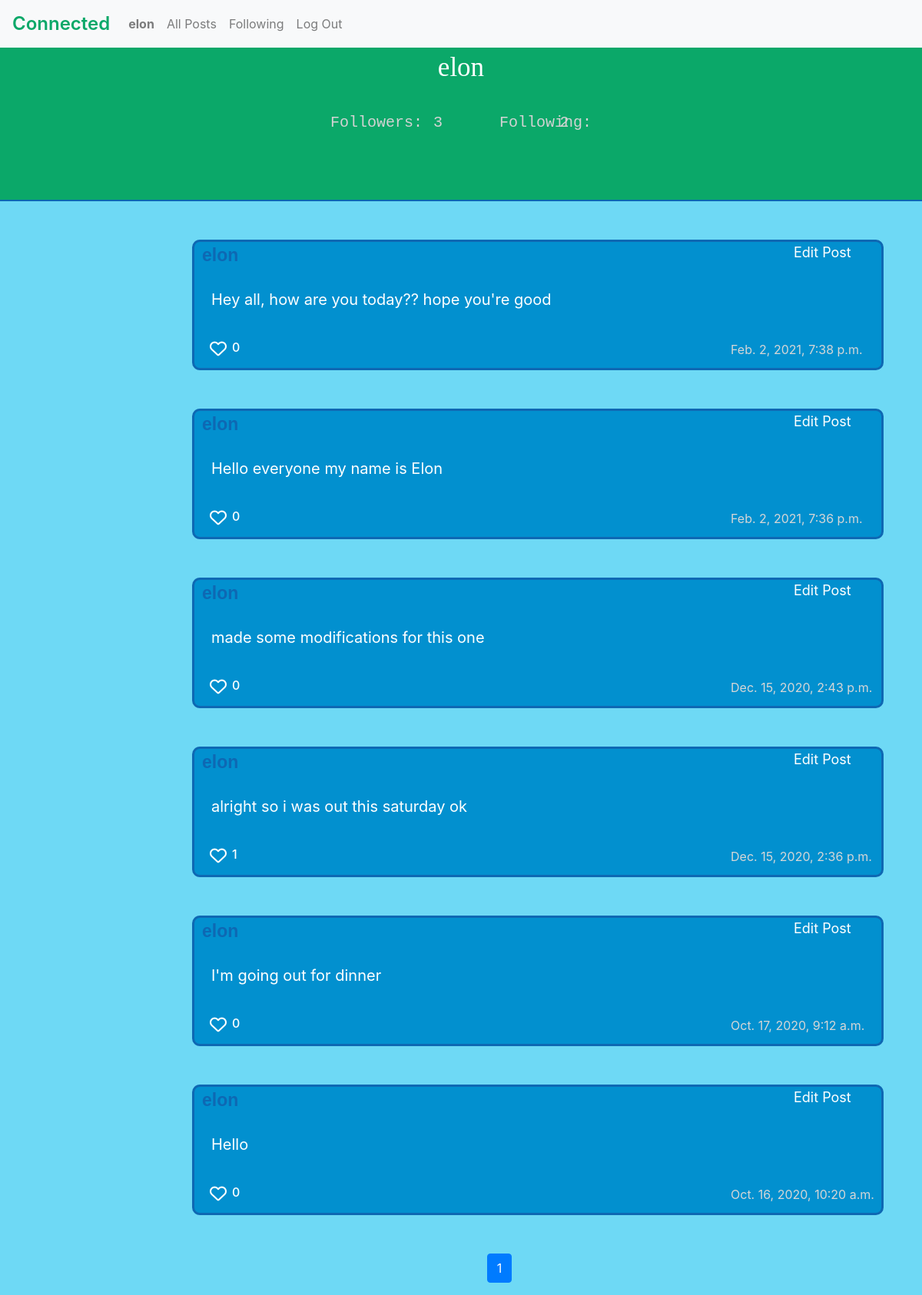
The app's page /user/2 (signed in) with its own data.
### network/models.py (models this page shows, shortened)
class User(AbstractUser):
    followers = models.ManyToManyField('self', related_name='following', symmetrical=False, blank=True)
    def count_followers(self):
        return self.followers.count()
    def count_following(self):
        return self.following.count()

class Post(models.Model):
    post_owner = models.ForeignKey(User, on_delete=models.CASCADE, related_name="person")
    post_content = models.CharField(blank=False, max_length=160)
    timestamp = models.DateTimeField(auto_now=False, auto_now_add=True)
    likes = models.ManyToManyField(User)
    def likes_count(self):
        return self.likes.count()

### network/views.py (the view)
# urls.py: path("user/<int:user_id>", views.profile, name="profile"),
def profile(request, user_id):
    person = Post.objects.filter(post_owner = user_id).order_by('-timestamp')
    if request.method == 'GET':
        paginator = Paginator(person, 10)
        page_number = request.GET.get('page')
        person = paginator.get_page(page_number)
        prof = User.objects.get(pk=user_id)
        return render(request, "network/profile.html", {
            'person' : person,
            'followers_num': prof.count_followers,
            'following_num': prof.count_following,
        })

### network/templates/network/profile.html (shortened to what this page needs)
{% extends "network/layout.html" %}
{% load static %}
{% block body %}
<div id="heading">
    <div id="username">{{ person.0.post_owner }}</div>
    <div id="status">
        <div id="followers">Followers:<h5 class="followers_count">{{followers_num}}</h5> </div>
        <div id="following">Following:<h5 class="following_count">{{following_num}}</h5></div>
    </div>
</div>
{% for post in person %}
<div class="show_post" id="show-{{post.id}}">
  <div class="top" id="top-{{post.id}}">
    <div id="creator">
      <a href="{% url 'profile' post.post_owner.id %}">{{ post.post_owner }}</a>
     </div>
  <div>{% if request.user == post.post_owner %}
   <div class='edit-button stylingbtn' id="edit-{{post.id}}">Edit Post</div>
   {% endif %}
 </div>
  </div>
  <div class="content" id="content-{{post.id}}"> {{ post.post_content }}</div>
  <div class="bottom">
    {% if request.user.is_authenticated %}
    <i data-id="{{post.id}}" id="heart-{{post.id}}" aria-hidden="true" class='far fa-heart like_button'></i>
    {% endif %}
    <h6 id="count-{{post.id}}" class="like_count">{{ post.likes_count }}</h6>
    <div id="time"> {{ post.timestamp }}</div></div>
 </div>
{% endfor %}
<nav aria-label="..."  class="d-flex justify-content-center">
    <ul class="pagination">
        {% for num in person.paginator.page_range %}
          {% if person.number == num %}
          <li class="page-item active" aria-current="page">
          <a class="page-link">{{ num }}</a>
          </li>
       {% else %}
       <a class="page-link">{{ num }}</a>
          {% endif %}
        {% endfor %}
    </ul>
      </nav>
{% endblock %}

### network/templates/network/layout.html (shortened to what this page needs)
{% load static %}
<!DOCTYPE html>
<html lang="en">
    <head>
        <link rel="stylesheet" href="https://stackpath.bootstrapcdn.com/bootstrap/4.4.1/css/bootstrap.min.css">
        <link href="{% static 'network/styles.css' %}" rel="stylesheet">
    </head>
    <body>
        <nav class="navbar navbar-expand-lg navbar-light bg-light">
            <a class="navbar-brand" style="color: #0ba869; font-size:24px; font-weight: 600" href="{% url 'index' %}">Connected</a>
            <div>
              <ul class="navbar-nav mr-auto">
                {% if user.is_authenticated %}
                    <li class="nav-item">
                        <a class="nav-link" href="{% url 'profile' request.user.id %}"><strong>{{ user.username }}</strong></a>
                    </li>
                {% endif %}
                <li class="nav-item">
                  <a class="nav-link" href="{% url 'index' %}">All Posts</a>
                </li>
                {% if user.is_authenticated %}
                    <li class="nav-item">
                        <a class="nav-link" href="{% url 'following' %}">Following</a>
                    </li>
                    <li class="nav-item">
                        <a class="nav-link" href="{% url 'logout' %}">Log Out</a>
                    </li>
                {% endif %}
              </ul>
            </div>
          </nav>
        <div class="body">
            {% block body %}
            {% endblock %}
        </div>
    </body>
</html>

### network/static/network/styles.css (style rules this page uses)
body { background:#6ed9f5; }
.pagination { margin-left: 100px;; }
.show_post { width: 900px; height: 170px; border: 3px solid #0e68b3; background: #0290cf; color: #fff; border-radius: 10px; margin: 50px 250px; }
.top { display:flex; }
#creator { font-size: 23px; margin-left:10px; width: 770px; font-weight: bold; font-family: Arial, Helvetica, sans-serif; }
#creator a { cursor: pointer; text-decoration: none; font-weight: bold; color: #0e68b3; }
.stylingbtn { font-size: 18px; cursor: pointer; }
.content { font-size: 20px; padding-top: 25px; padding-left:22px; }
.bottom { display:flex; padding-top: 38px; }
#time { color: #D6D6D6; }
.far { padding-left: 20px; font-size: 22px; cursor: pointer; }
.like_count { position: relative; padding-left:7px; margin-bottom: 5px; width:656px; }
#heading { width: 100%; height: 200px; background-color:#0ba869; border-bottom: 2px solid #0e68b3; }
#status { display: flex; justify-content: center; padding-top: 30px; }
#followers { font-size: 20px; color:#d3d3d3 ; font-family: monospace; }
#following { font-size: 20px; padding-left: 100px; color:#d3d3d3 ; font-family: monospace; }
#username { color:#fff; font-size: 35px; font-family: Gill Sans; display: flex; justify-content: center; }
.followers_count { position: absolute; top:148px; left:47%; }
.following_count { position: absolute; top:148px; left:60.7%; }

### records on screen
User: username "elon", id "3", id "2"
Post: post_owner.username "elon", post_owner "elon", post_content "Hey all, how are you today?? hope you're good", likes_count "0", timestamp "Feb. 2, 2021, 7:38 p.m."
Post: post_owner "elon", post_content "Hello everyone my name is Elon", likes_count "0", timestamp "Feb. 2, 2021, 7:36 p.m."
Post: post_owner "elon", post_content "made some modifications for this one", likes_count "0", timestamp "Dec. 15, 2020, 2:43 p.m."
Post: post_owner "elon", post_content "alright so i was out this saturday ok", likes_count "1", timestamp "Dec. 15, 2020, 2:36 p.m."
Post: post_owner "elon", post_content "I'm going out for dinner", likes_count "0", timestamp "Oct. 17, 2020, 9:12 a.m."
Post: post_owner "elon", post_content "Hello", likes_count "0", timestamp "Oct. 16, 2020, 10:20 a.m."

### other values on screen
{{ num }} "1"
